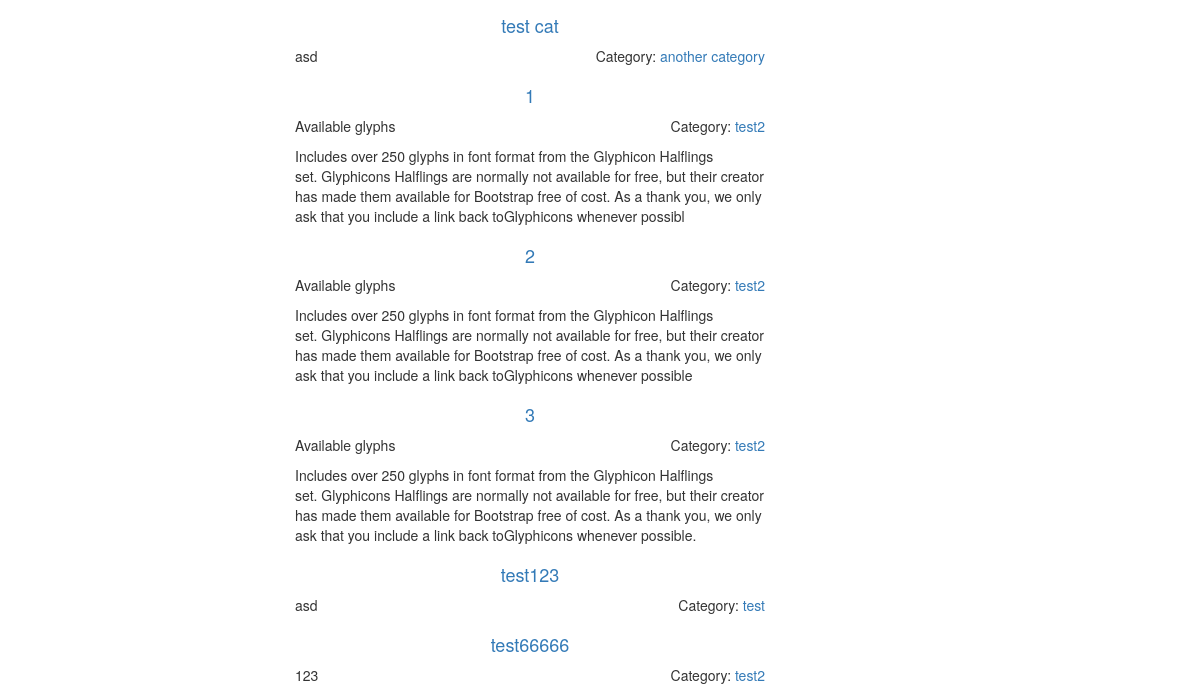
Page /dashboard/my-posts/ (signed in, lower part) on the earlier database version.
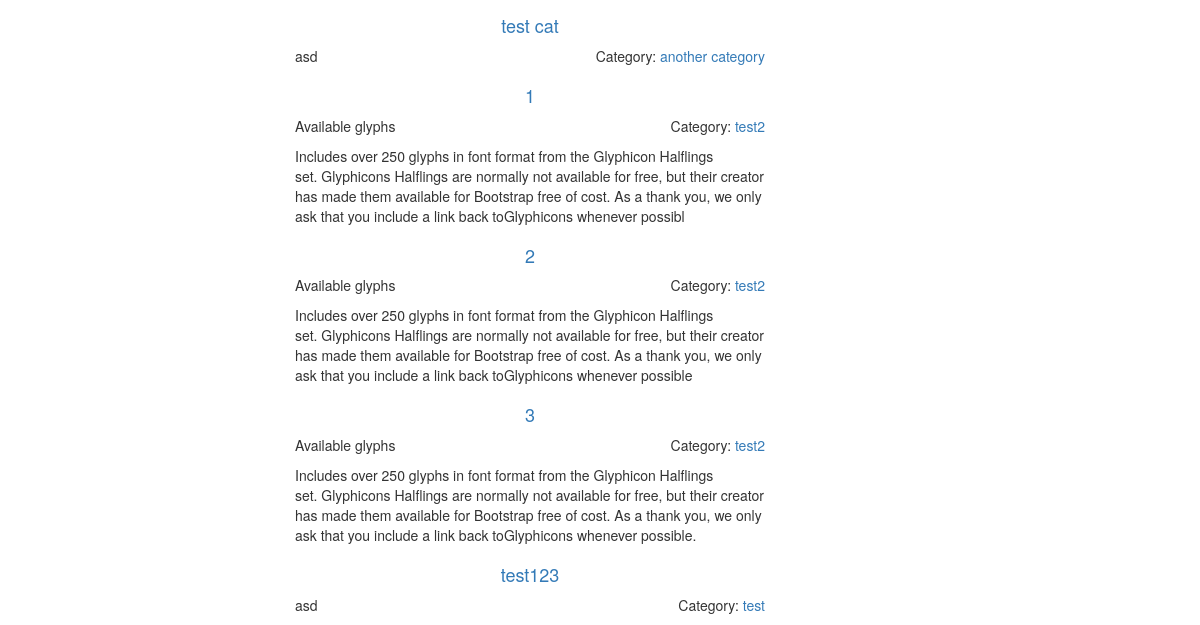
Same page on the later database version.
### blog/models.py (models this page shows, shortened)
class Post(models.Model):
    index_together = [
    ["title", "description", "post_thumbnail", "author", "category",
     "url", "published", "status"],
    ]
    title = models.CharField(max_length=150)
    description = RichTextField(max_length = 500, config_name = "description",
                                blank=True)
    text = RichTextUploadingField(config_name = "post")
    today = datetime.date.today()
    post_image = models.ImageField(upload_to =
                        str(today.year)+'/'
                        +str(today.month)+'/'+str(today.day)+'/', blank=True)
    post_image.short_description = 'Image'
    post_thumbnail = ImageSpecField(source='post_image',
                                processors=[ResizeToFit(640, 480)],
                                format='JPEG',
                                options={'quality': 85})
    def get_image(self):
        return mark_safe('<img src="%s" class ="img-responsive center-block"/>'\
                         % (self.post_thumbnail.url))
    get_image.short_description = 'Thumbnail'
    created = models.DateTimeField(auto_now_add=True)
    edited = models.DateTimeField(auto_now=True)
    published = models.DateTimeField(default=timezone.now)
    author = models.ForeignKey(settings.AUTH_USER_MODEL,
                               default = 1,
                               on_delete=models.SET_DEFAULT) ###
    category = models.ForeignKey('Category')
    tags = models.ManyToManyField('Tag',
                                        related_name='posts',
                                        related_query_name='post',
                                        blank=True)
    url = models.SlugField(blank=True)
    STATUS = (
                ("D", "Draft"),
                ("P","Published"),
    )
    status = models.CharField(max_length=1, choices=STATUS, default="D")
    ordering = ('-published',)
    def get_absolute_url(self):
        cat_url = slugify(self.category)
        post_url = slugify(self.title)
        return "/%s/%s-%i/" % (cat_url, self.url, self.id)

class Category(models.Model):
    index_together = [
    ["id","name", "order"],
    ]
    name = models.CharField(max_length=30, unique=True)
    description = models.TextField(max_length=250)
    slug = models.SlugField("URL",blank=True, max_length=150)
    order = models.SmallIntegerField(blank=True, default=1)
    def __str__(self):
        return self.name

### blog/views.py (the view)
# urls.py: url(r'^dashboard/my-posts/$', views.my_posts, name='my_posts'),
@login_required
def my_posts(request):
    posts = Post.objects.filter(author=request.user.id)
    return render(request, 'dash-my-posts.html', {'posts':posts,
                                              'cat_list': cat_list})

### blog/authentication.py (called while the page is built)
    def get_user(self, user_id):
        try:
            return User.objects.get(pk=user_id)
        except User.DoesNotExist:
            return None

### blog/models.py (called while the page is built)
    def get_avatar(self):
        return mark_safe('<img src="%s" class ="img-responsive"/>'\
                         % (self.avatar.url))

### templates/dash-my-posts.html (shortened to what this page needs)
{% extends "dashboard.html" %}
{% load imagekit %}
{% block content %}
<div class="container-fluid">
{% if posts %}
    {% for post in posts %}
    <div class="row">
    <div class="col-md-4">
    </div>
      <div class="col-md-8">
       <a href="{{ post.get_absolute_url }}" >
         <h4 class="post-title-dash text-center">{{ post.title }} </h4></a>
         <div class="pull-right">Category:
           <a href="
           {% url 'category' category=post.category|slugify %}">
           {{post.category}}</a>
         </div>
            <p class="post-description">{% autoescape off %}
              {{ post.description }}{% endautoescape %}</p>
         </div>
         </div>
    {% endfor %}
{% else %}
<p>
  No posts yet!
</p>
{% endif %}
</div>
{% endblock %}

### templates/dashboard.html (shortened to what this page needs)
{% extends "index.html" %}

### templates/index.html (shortened to what this page needs)
{% load staticfiles %}
<!DOCTYPE html>
<html>
<head>
<link rel="stylesheet" href="/static/css/backtotop.css" type="text/css">
<link rel="stylesheet" href="/static/css/bootstrap.min.css" type="text/css" />
<link rel="stylesheet" href="/static/css/custom.css" type="text/css" />
</head>
<body>
<div class="container">
<div class="row">
<div class="col-md-8 main">
<div class="content">
  {% block content %}
  {% endblock %}
</div>
</div>
</div>
</div>
</body>
</html>

Differences in the rows shown:
removed Post: title "test66666", category "test2", description "123"
